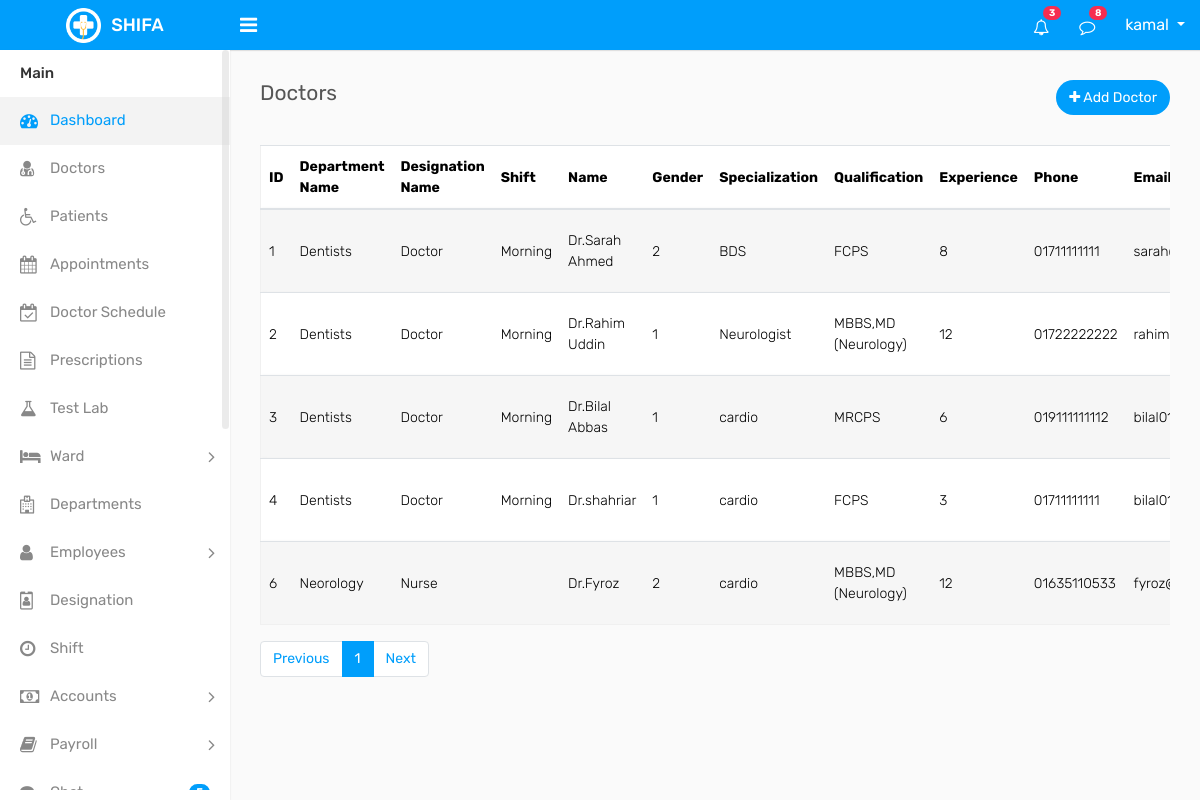
Page /doctors/doctors.php (signed in) on the earlier database version.
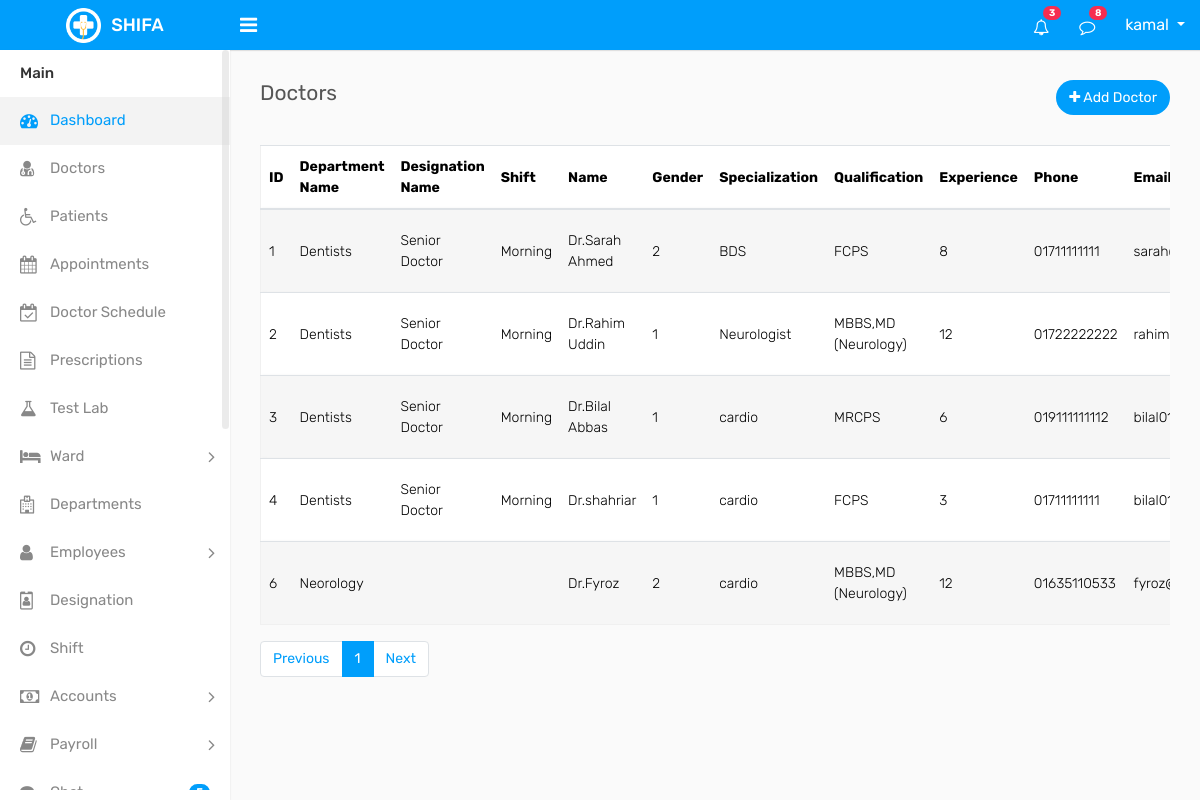
Same page on the later database version.
### tables this page shows
CREATE TABLE `doctors` (
  `id` int(11) NOT NULL,
  `department_id` int(11) NOT NULL,
  `designation_id` int(11) NOT NULL,
  `shift_id` int(11) NOT NULL,
  `name` varchar(100) DEFAULT NULL,
  `gender` int(11) DEFAULT NULL COMMENT '1=male,2=female,3=others',
  `specialization` varchar(100) DEFAULT NULL,
  `qualification` varchar(100) DEFAULT NULL,
  `experience` int(11) DEFAULT NULL,
  `phone` varchar(20) DEFAULT NULL,
  `email` varchar(100) DEFAULT NULL,
  `address` text DEFAULT NULL,
  `status` int(2) NOT NULL COMMENT '0=inactive,1=active',
  `created_at` timestamp NOT NULL DEFAULT current_timestamp(),
  `updated_at` timestamp NOT NULL DEFAULT current_timestamp() ON UPDATE current_timestamp(),
  `deleted_at` datetime DEFAULT NULL
);

CREATE TABLE `designation` (
  `id` int(11) NOT NULL,
  `designation_name` varchar(100) DEFAULT NULL,
  `description` varchar(255) DEFAULT NULL,
  `status` int(2) NOT NULL COMMENT '0=inactive, 1=active',
  `created_at` timestamp NULL DEFAULT NULL,
  `updated_at` timestamp NULL DEFAULT NULL,
  `deleted_at` datetime DEFAULT NULL
);

CREATE TABLE `departments` (
  `id` int(11) NOT NULL,
  `department_name` varchar(100) DEFAULT NULL,
  `description` varchar(255) DEFAULT NULL,
  `status` int(2) DEFAULT NULL COMMENT 'active=1, inactive=0',
  `created_at` timestamp NOT NULL DEFAULT current_timestamp(),
  `updated_at` timestamp NOT NULL DEFAULT current_timestamp() ON UPDATE current_timestamp(),
  `deleted_at` datetime DEFAULT NULL
);

CREATE TABLE `shift` (
  `id` int(11) NOT NULL,
  `shift_name` varchar(100) DEFAULT NULL,
  `shift_start` time DEFAULT NULL,
  `shift_end` time DEFAULT NULL,
  `status` int(2) DEFAULT NULL COMMENT '0=inactive,1=active',
  `created_at` timestamp NULL DEFAULT NULL,
  `updated_at` timestamp NULL DEFAULT NULL,
  `deleted_at` datetime DEFAULT NULL
);

### crud/crud_class.php (called while the page is built, shortened)
<?php
class crud_class{
    private $host = "localhost";
    private $username = "root";
    private $password = "";
    private $database = "shifa";
    public $conn;
    public function __construct(){
        $this->conn = new mysqli($this->host, $this->username, $this->password, $this->database);
    }
    public function common_query($sql, $limit = "", $offset = "")
{
    $result = [
        "status" => false,
        "data" => [],
        "message" => ""
    ];
    $table = $this->getMainTable($sql);
    if (!empty($table)) {
        $condition = "$table.deleted_at IS NULL";
        if (preg_match('/\b(ORDER\s+BY|GROUP\s+BY|LIMIT)\b/i', $sql, $matches, PREG_OFFSET_CAPTURE)) {
            $keywordPos = $matches[0][1];
            $before = substr($sql, 0, $keywordPos);
            $after  = substr($sql, $keywordPos);
            if (stripos($before, 'WHERE') !== false) {
                $sql = $before . " AND $condition " . $after;
            } else {
                $sql = $before . " WHERE $condition " . $after;
            }
        } else {
            if (stripos($sql, 'WHERE') !== false) {
                $sql .= " AND $condition";
            } else {
                $sql .= " WHERE $condition";
            }
        }
    }
    if (!empty($limit)) {
        $sql .= " LIMIT " . (int)$limit;
    }
    $rs = $this->conn->query($sql);
    if ($rs && $rs->num_rows > 0) {
        $result["status"] = true;
        $result["message"] = "Records found";
        while ($row = $rs->fetch_object()) {
            $result["data"][] = $row;
        }
    } else {
        $result["message"] = "No records found";
    }
    return $result;
}
    function getMainTable($sql)
    {
        $level = 0;
        $length = strlen($sql);
        for ($i = 0; $i < $length; $i++) {
            if ($level == 0 && strtoupper(substr($sql, $i, 5)) == 'FROM ') {
                $rest = trim(substr($sql, $i + 5));
                if (preg_match('/^`?([a-zA-Z0-9_]+)`?/i', $rest, $matches)) {
                    return $matches[1];
                }
            }
        }
        return "";
    }
}

### component/connection.php (called while the page is built, shortened)
<?php
    require_once  ($_SERVER['DOCUMENT_ROOT'] . "/shifa/crud/crud_class.php");
    $crud = new crud_class();
?>

### doctors/doctors.php (the view, shortened to what the changed rows need)
<?php require_once "../component/header.php"; ?>
<?php require_once "../component/sidebar.php"; ?>
 <div class="page-wrapper">
            <div class="content">
                <div class="row">
                    <div class="col-md-12">
                        <div class="table-responsive">
                            <table class="table table-striped custom-table mb-0 datatable">
                                <thead>
                                    <tr>
                                        <th>ID</th>
                                        <th>Department Name</th>
                                        <th>Designation Name</th>
                                        <th>Shift</th>
                                        <th>Name</th>
                                        <th>Gender</th>
                                        <th>Specialization</th>
                                        <th>Qualification</th>
                                        <th>Experience</th>
                                        <th>Phone</th>
                                        <th>Email</th>
                                    </tr>
                                </thead>
                                <tbody>
                                    <tr>
                                        <?php
                                        if(isset($_GET['page']) && is_numeric($_GET['page'])){
                                            $page = (int)$_GET['page'];
                                        } else {
                                            $page = 1;
                                        }
                                        $doctors = $crud->common_query("select doctors.*, departments.department_name, designation.designation_name, shift.shift_name from doctors left join departments on doctors.department_id=departments.id left join designation on doctors.designation_id=designation.id left join shift on doctors.shift_id=shift.id",10,($page-1)*10);
                                        if($doctors['status']){
                                        foreach ($doctors['data'] as $doctor) { ?>
                                        <td><?= $doctor->id ?></td>
                                        <td><?= $doctor->department_name ?></td>
                                        <td><?= $doctor->designation_name ?></td>
                                        <td><?= $doctor->shift_name ?></td>
                                        <td><?= $doctor->name ?></td>
                                        <td><?= $doctor->gender ?></td>
                                        <td><?= $doctor->specialization ?></td>
                                        <td><?= $doctor->qualification ?></td>
                                        <td><?= $doctor->experience ?></td>
                                        <td><?= $doctor->phone ?></td>
                                        <td><?= $doctor->email ?></td>
                                    </tr>
                                            <?php } } ?>
                                </tbody>
                            </table>
                        </div>
        </div>
    </div>
</div>
        </div>
    </div>
<?php require_once "../component/footer.php" ?>

Differences in the rows shown:
changed through a linked row, doctors "Dr.Sarah Ahmed": designation.designation_name "Doctor" → "Senior Doctor"
changed through a linked row, doctors "Dr.Rahim Uddin": designation.designation_name "Doctor" → "Senior Doctor"
changed through a linked row, doctors "Dr.Bilal Abbas": designation.designation_name "Doctor" → "Senior Doctor"
changed through a linked row, doctors "Dr.shahriar": designation.designation_name "Doctor" → "Senior Doctor"
shown differently, row unchanged: doctors "Dr.Fyroz": designation.designation_name "Nurse" → (not shown)
